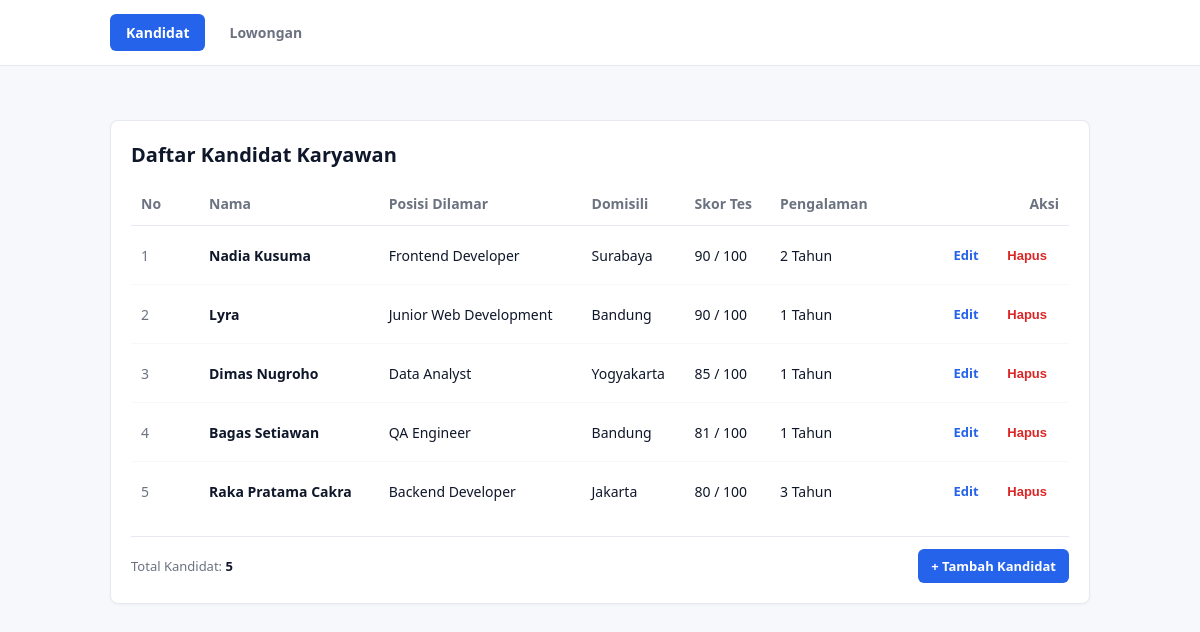
Page /project/index.php on the committed database.
### tables this page shows
CREATE TABLE `kandidat` (
  `id` int NOT NULL,
  `nama` varchar(100) NOT NULL,
  `posisi` varchar(100) NOT NULL,
  `domisili` varchar(100) NOT NULL,
  `skorTes` int NOT NULL DEFAULT '0',
  `pengalamanTahun` int NOT NULL DEFAULT '0'
);

### project/models/DB.php (called while the page is built, shortened)
<?php
class DB {
    private string $host = "localhost";
    private string $db_name = "mvp_kandidat_db";
    private string $username = "root";
    private string $password = "";
    private ?PDO $conn = null;
    private ?PDOStatement $result = null;
    public function __construct(
        string $host = "localhost",
        string $db_name = "mvp_kandidat_db",
        string $username = "root",
        string $password = ""
    ) {
        $this->host = $host;
        $this->db_name = $db_name;
        $this->username = $username;
        $this->password = $password;
        $this->conn = $this->connect();
    }
    public function connect(): PDO {
        try {
            $dsn = "mysql:host={$this->host};dbname={$this->db_name};charset=utf8mb4";
            $options = [
                PDO::ATTR_ERRMODE => PDO::ERRMODE_EXCEPTION,
                PDO::ATTR_DEFAULT_FETCH_MODE => PDO::FETCH_ASSOC,
                PDO::ATTR_EMULATE_PREPARES => false,
            ];
            return new PDO($dsn, $this->username, $this->password, $options);
        } catch (PDOException $e) {
            throw new RuntimeException("Koneksi Database Gagal: " . $e->getMessage(), 0, $e);
        }
    }
    public function executeQuery(string $query, array $params = []): PDOStatement {
        try {
            $stmt = $this->conn->prepare($query);
            $stmt->execute($params);
            $this->result = $stmt;
            return $stmt;
        } catch (PDOException $e) {
            throw new RuntimeException("Query Gagal: " . $e->getMessage(), 0, $e);
        }
    }
    public function getAllResult(): array {
        return $this->result->fetchAll(PDO::FETCH_ASSOC);
    }
}
?>

### project/models/TabelKandidat.php (called while the page is built, shortened)
<?php
require_once __DIR__ . '/DB.php';
require_once __DIR__ . '/Kandidat.php';
class TabelKandidat extends DB implements KontrakModel
{
    private function mapRowToKandidat(array $row): Kandidat
    {
        return new Kandidat(
            (int)$row['id'],
            $row['nama'],
            $row['posisi'],
            $row['domisili'],
            (int)$row['skorTes'],
            (int)$row['pengalamanTahun']
        );
    }
    public function getAllKandidat(): array
    {
        $query = "SELECT * FROM kandidat ORDER BY skorTes DESC, id ASC";
        $this->executeQuery($query);
        $rows = $this->getAllResult();
        $list = [];
        foreach ($rows as $row) {
            $list[] = $this->mapRowToKandidat($row);
        }
        return $list;
    }
}

### project/models/Kandidat.php (called while the page is built, shortened)
<?php
class Kandidat {
    private ?int $id;
    private string $nama;
    private string $posisi;
    private string $domisili;
    private int $skorTes;
    private int $pengalamanTahun;
    public function __construct(
        ?int $id,
        string $nama,
        string $posisi,
        string $domisili,
        int $skorTes,
        int $pengalamanTahun
    ) {
        $this->id = $id;
        $this->nama = $nama;
        $this->posisi = $posisi;
        $this->domisili = $domisili;
        $this->skorTes = $skorTes;
        $this->pengalamanTahun = $pengalamanTahun;
    }
    public function getId(): ?int { return $this->id; }
    public function getNama(): string { return $this->nama; }
    public function getPosisi(): string { return $this->posisi; }
    public function getDomisili(): string { return $this->domisili; }
    public function getSkorTes(): int { return $this->skorTes; }
    public function getPengalamanTahun(): int { return $this->pengalamanTahun; }
}
?>

### project/views/ViewKandidat.php (called while the page is built, shortened)
<?php
class ViewKandidat implements KontrakView {
    private string $skinPath;
    public function __construct(string $skinPath = '', string $formPath = '') {
        $this->skinPath = $skinPath ?: __DIR__ . '/../template/skin.html';
    }
    public function renderDaftar(string $tableRowsHtml, int $totalData): string {
        $template = file_get_contents($this->skinPath);
        $tokens = [
            '{{TABLE_ROWS}}' => $tableRowsHtml,
            '{{TOTAL_DATA}}' => (string)$totalData,
        ];
        return str_replace(array_keys($tokens), array_values($tokens), $template);
    }
}
?>

### project/presenters/PresenterKandidat.php (the view, shortened to what this page needs)
<?php
class PresenterKandidat implements KontrakPresenter
{
    private KontrakModel $model;
    private KontrakView $view;
    public function __construct(KontrakModel $model, KontrakView $view)
    {
        $this->model = $model;
        $this->view = $view;
    }
    private function buildRowHtml(int $no, Kandidat $kandidat): string
    {
        $id = (int)$kandidat->getId();
        $nama = htmlspecialchars($kandidat->getNama());
        $posisi = htmlspecialchars($kandidat->getPosisi());
        $domisili = htmlspecialchars($kandidat->getDomisili());
        $skorTes = number_format($kandidat->getSkorTes()) . ' / 100';
        $pengalaman = number_format($kandidat->getPengalamanTahun()) . ' Tahun';
        return "<tr>
            <td class='col-id'>{$no}</td>
            <td><strong>{$nama}</strong></td>
            <td>{$posisi}</td>
            <td>{$domisili}</td>
            <td>{$skorTes}</td>
            <td>{$pengalaman}</td>
            <td class='col-actions'>
                <a href='index.php?screen=edit&id={$id}' class='btn btn-edit'>Edit</a>
                <form method='post' action='index.php' style='display:inline;' onsubmit=\"return confirm('Hapus kandidat ini?')\">
                    <input type='hidden' name='action' value='hapus'>
                    <input type='hidden' name='id' value='{$id}'>
                    <button type='submit' class='btn btn-delete'>Hapus</button>
                </form>
            </td>
        </tr>";
    }
    public function tampilkanKandidat(): string
    {
        $listKandidat = $this->model->getAllKandidat();
        $totalKandidat = count($listKandidat);
        $rowsHtml = '';
        if (empty($listKandidat)) {
            $rowsHtml = '<tr><td colspan="7" style="text-align:center;color:#6b7280;padding:24px;">Belum ada data kandidat.</td></tr>';
        }
        else {
            $no = 1;
            foreach ($listKandidat as $kandidat) {
                $rowsHtml .= $this->buildRowHtml($no, $kandidat);
                $no++;
            }
        }
        return $this->view->renderDaftar($rowsHtml, $totalKandidat);
    }
}

### project/index.php (shortened to what this page needs)
<?php
require_once __DIR__ . '/models/TabelKandidat.php';
require_once __DIR__ . '/views/ViewKandidat.php';
require_once __DIR__ . '/presenters/PresenterKandidat.php';
$modelKandidat = new TabelKandidat(
    'localhost',
    'mvp_kandidat_db',
    'root',
    ''
);
$viewKandidat = new ViewKandidat();
$presenterKandidat = new PresenterKandidat(
    $modelKandidat,
    $viewKandidat
);
$modelLowongan = new TabelLowongan(
    'localhost',
    'mvp_kandidat_db',
    'root',
    ''
);
$viewLowongan = new ViewLowongan();
$presenterLowongan = new PresenterLowongan(
    $modelLowongan,
    $viewLowongan
);
$module = $_POST['module'] ?? $_GET['module'] ?? 'kandidat';
if ($_SERVER['REQUEST_METHOD'] === 'POST') {
    $action = $_POST['action'] ?? '';
    if ($module === 'kandidat') {
        if ($action === 'tambah') {
            $presenterKandidat->tambahKandidat(
                trim($_POST['nama']),
                trim($_POST['posisi']),
                trim($_POST['domisili']),
                (int) $_POST['skorTes'],
                (int) $_POST['pengalamanTahun']
            );
        } elseif ($action === 'ubah') {
            $presenterKandidat->ubahKandidat(
                (int) $_POST['id'],
                trim($_POST['nama']),
                trim($_POST['posisi']),
                trim($_POST['domisili']),
                (int) $_POST['skorTes'],
                (int) $_POST['pengalamanTahun']
            );
        } elseif ($action === 'hapus') {
            $presenterKandidat->hapusKandidat(
                (int) $_POST['id']
            );
        } else {
            header("Location: index.php");
            exit();
        }
    } elseif ($module === 'lowongan') {
        if ($action === 'tambah') {
            $presenterLowongan->tambahLowongan(
                trim($_POST['namaLowongan']),
                trim($_POST['departemen']),
                trim($_POST['lokasi']),
                trim($_POST['tipe']),
                trim($_POST['status'])
            );
        } elseif ($action === 'ubah') {
            $presenterLowongan->ubahLowongan(
                (int) $_POST['id'],
                trim($_POST['namaLowongan']),
                trim($_POST['departemen']),
                trim($_POST['lokasi']),
                trim($_POST['tipe']),
                trim($_POST['status'])
            );
        } elseif ($action === 'hapus') {
            $presenterLowongan->hapusLowongan(
                (int) $_POST['id']
            );
        } else {
            header("Location: index.php?module=lowongan");
            exit();
        }
    } else {
        header("Location: index.php");
        exit();
    }
} else {
    $screen = $_GET['screen'] ?? 'list';
    if ($module === 'kandidat') {
        if ($screen === 'add') {
            echo $presenterKandidat->tampilkanFormKandidat();
        } elseif ($screen === 'edit' && isset($_GET['id'])) {
            echo $presenterKandidat->tampilkanFormKandidat(
                (int) $_GET['id']
            );
        } else {
            echo $presenterKandidat->tampilkanKandidat();
        }
    } else {
        header("Location: index.php");
        exit();
    }
}
?>

### rows in the picture
kandidat: no "1", nama "Nadia Kusuma", posisi "Frontend Developer", domisili "Surabaya", skorTes "90 / 100", pengalamanTahun "2 Tahun"
kandidat: no "2", nama "Lyra", posisi "Junior Web Development", domisili "Bandung", skorTes "90 / 100", pengalamanTahun "1 Tahun"
kandidat: no "3", nama "Dimas Nugroho", posisi "Data Analyst", domisili "Yogyakarta", skorTes "85 / 100", pengalamanTahun "1 Tahun"
kandidat: no "4", nama "Bagas Setiawan", posisi "QA Engineer", domisili "Bandung", skorTes "81 / 100", pengalamanTahun "1 Tahun"
kandidat: no "5", nama "Raka Pratama Cakra", posisi "Backend Developer", domisili "Jakarta", skorTes "80 / 100", pengalamanTahun "3 Tahun"

### other values in the picture
$presenterKandidat->tampilkanKandidat() "Kandidat Lowongan Daftar Kandidat Karyawan No Nama Posisi Dilamar Domisili Skor Tes Pengalaman Aksi Total Kandidat: 5 + Tambah Kandidat"
